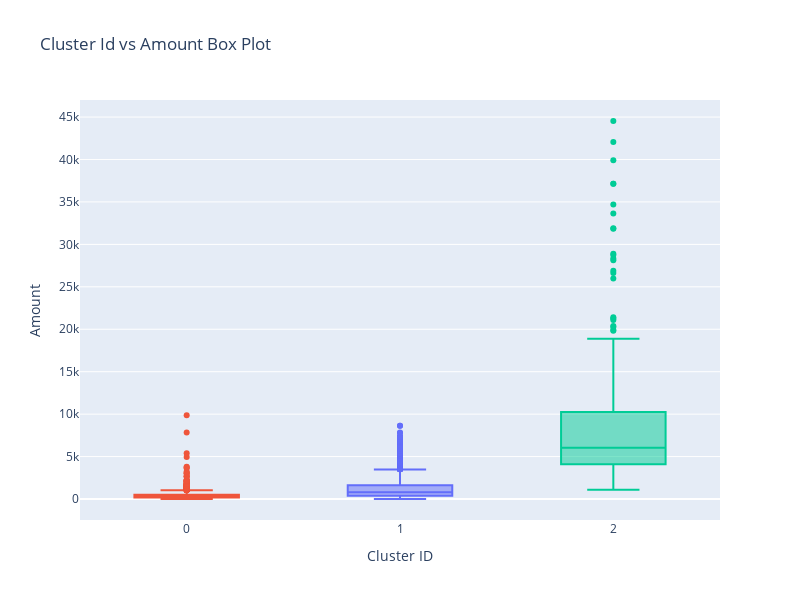

The cell this chart's notebook holds for it:
### Code cell
fig = px.box(merged_rfm, x='Cluster_Id', y='Amount',
             title="Cluster Id vs Amount Box Plot",
             labels={'Cluster_Id': 'Cluster ID', 'Amount': 'Amount'},
             color='Cluster_Id')

fig.update_layout(
    xaxis=dict(title="Cluster ID", title_font=dict(size=14)),
    yaxis=dict(title="Amount", title_font=dict(size=14)),
    showlegend=False,
    width=800,
    height=600
)

fig.show()

### Figure 1 — Plotly figure (JSON) as saved in the notebook; plotly's stock layout.template omitted (floating-point values rounded to 4 significant figures; data arrays with more than 128 entries replaced by an {"elided": "..."} marker saying what was removed)
{"data": [{"alignmentgroup": "True", "hovertemplate": "Cluster ID=%{x}<br>Amount=%{y}<extra></extra>", "legendgroup": "1", "marker": {"color": "#636efa"}, "name": "1", "notched": false, "offsetgroup": "1", "orientation": "v", "showlegend": true, "type": "box", "x": {"elided": "2939 int values"}, "x0": " ", "xaxis": "x", "y": {"elided": "2939 float values"}, "y0": " ", "yaxis": "y"}, {"alignmentgroup": "True", "hovertemplate": "Cluster ID=%{x}<br>Amount=%{y}<extra></extra>", "legendgroup": "0", "marker": {"color": "#EF553B"}, "name": "0", "notched": false, "offsetgroup": "0", "orientation": "v", "showlegend": true, "type": "box", "x": {"elided": "1057 int values"}, "x0": " ", "xaxis": "x", "y": {"elided": "1057 float values"}, "y0": " ", "yaxis": "y"}, {"alignmentgroup": "True", "hovertemplate": "Cluster ID=%{x}<br>Amount=%{y}<extra></extra>", "legendgroup": "2", "marker": {"color": "#00cc96"}, "name": "2", "notched": false, "offsetgroup": "2", "orientation": "v", "showlegend": true, "type": "box", "x": {"elided": "318 int values"}, "x0": " ", "xaxis": "x", "y": {"elided": "318 float values"}, "y0": " ", "yaxis": "y"}], "layout": {"boxmode": "overlay", "height": 600, "legend": {"title": {"text": "Cluster ID"}, "tracegroupgap": 0}, "showlegend": false, "title": {"text": "Cluster Id vs Amount Box Plot"}, "width": 800, "xaxis": {"anchor": "y", "categoryarray": [1, 0, 2], "categoryorder": "array", "domain": [0, 1], "title": {"font": {"size": 14}, "text": "Cluster ID"}}, "yaxis": {"anchor": "x", "domain": [0, 1], "title": {"font": {"size": 14}, "text": "Amount"}}}}
